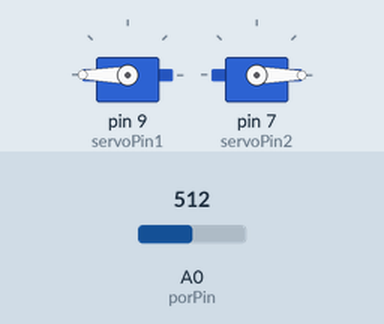
This sketch was run on a simulated Arduino Uno, built with avr-gcc and run on an emulated ATmega328P. Parts: 2 × servo. The test bench sets the inputs (shaded band); at power-on: A0 (porPin) = 512.

Above: at 1.2 s.
1.3 s: A0 (porPin) set to 716
At 2.1 s:
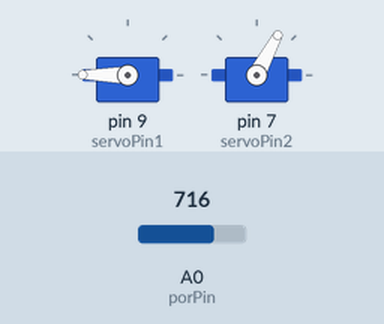
2.8 s: A0 (porPin) set to 900
At 3.3 s:
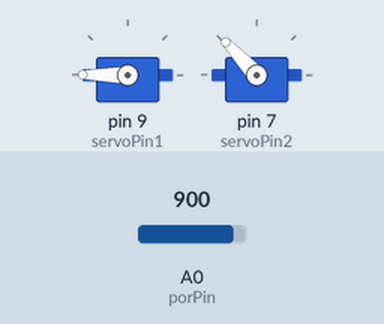
4.3 s: A0 (porPin) set to 1023
At 5.5 s:
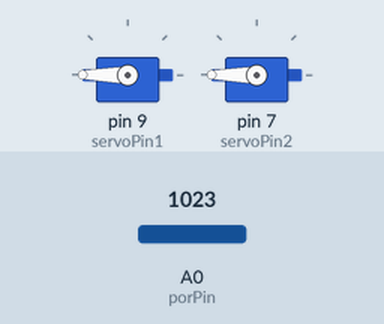
5.8 s: A0 (porPin) set to 306
At 6.7 s:
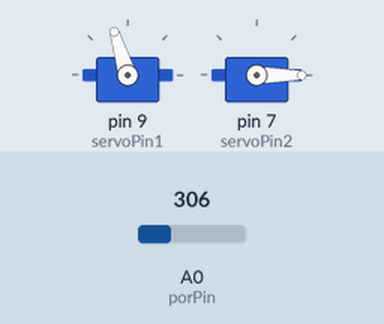
7.3 s: A0 (porPin) set to 122
At 7.9 s:
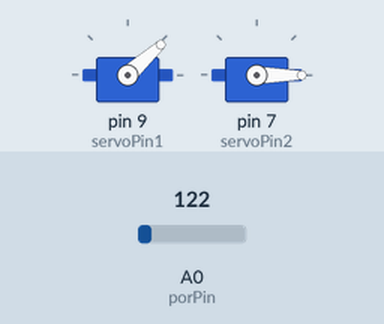
8.8 s: A0 (porPin) set to 511
At 10.2 s:
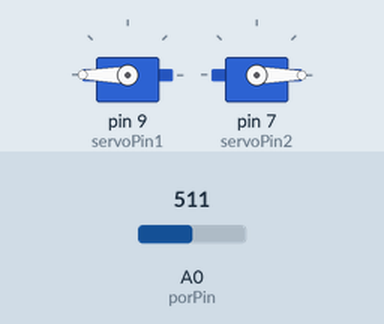
Timing chart, 0 to 11.3 s (numbered marks = the images above; inputs shaded):
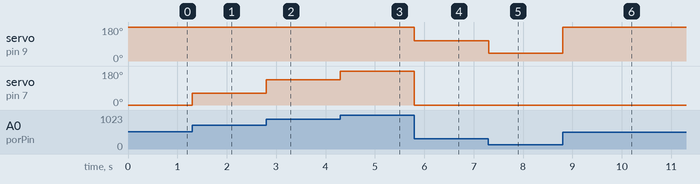

The sketch:

Servo.ino
```cpp
#include <Servo.h>
Servo Servo1;
Servo Servo2;

int servoPin1 = 9;
int servoPin2 = 7;
int porPin = A0;

void setup(){
  Servo1.attach(servoPin1);
  Servo2.attach(servoPin2);
}

void loop(){
  int reading1 = analogRead(porPin);
  int angle1 = map(reading1 , 0 , 511, 0 ,180 );
    Servo1.write(angle1);
  int reading2 = analogRead(porPin);
  int angle2 = map(reading2 , 551 , 1023, 0 ,180 );
  Servo2.write(angle2);

}
```

Measured:
- after the input at 1.3 s, servo on pin 7 (servoPin2): 0° → 62° at once
- after the input at 2.8 s, servo on pin 7 (servoPin2): 62° → 133° at once
- after the input at 4.3 s, servo on pin 7 (servoPin2): 133° → 180° at once
- after the input at 5.8 s, servo on pin 9 (servoPin1): 180° → 107° at once; servo on pin 7 (servoPin2): 180° → 0° at once
- after the input at 7.3 s, servo on pin 9 (servoPin1): 107° → 42° at once
- after the input at 8.8 s, servo on pin 9 (servoPin1): 42° → 180° at once
